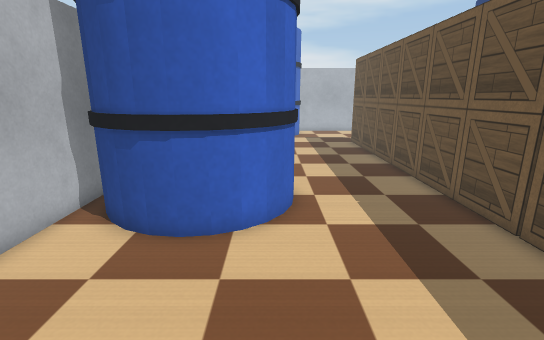
[1] (above)

12 first-person views from a walk through a world built for the Webots simulator. The camera is 0.34 m above the floor, tilts 14° down and sees 85° across. The floor is counted in squares, 0.1 m on a side. Each view is taken from the middle of a square. On the plan, view 1 faces up. The plan holds only what a view shows up to about 20 squares ahead; the rest is blank. The place goes on beyond the plan. Robots are left out. Webots' stock objects and surfaces are drawn as simple stand-ins.

[2]
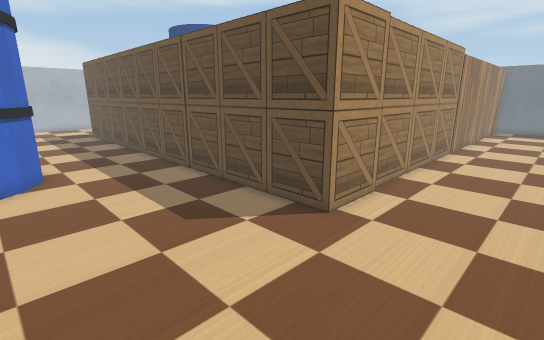

[3]
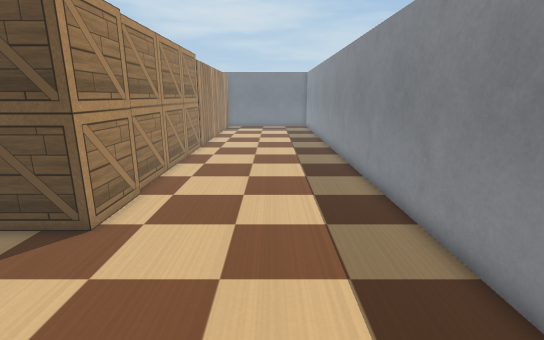

[4]
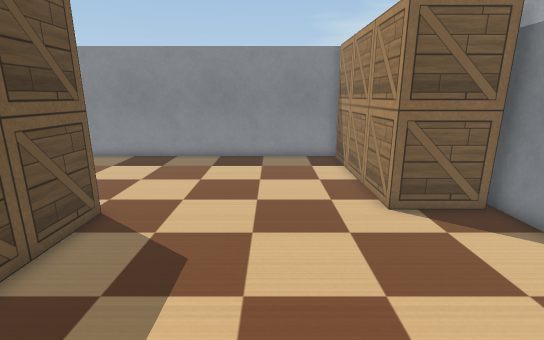

[5]
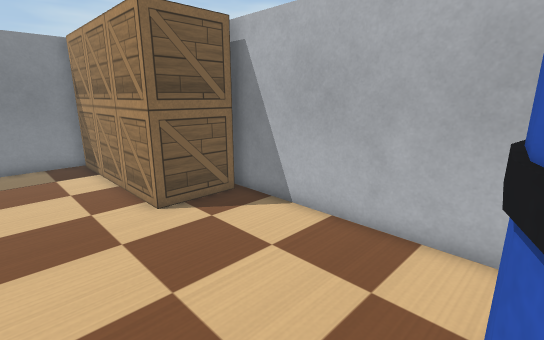

[6]
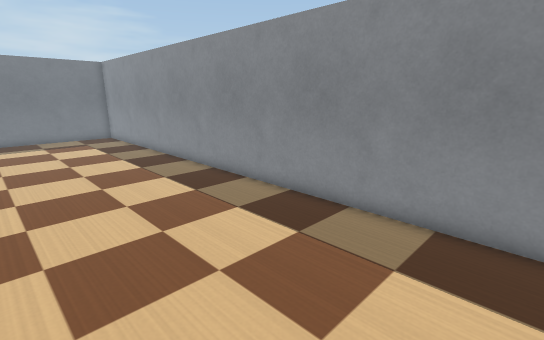

[7]
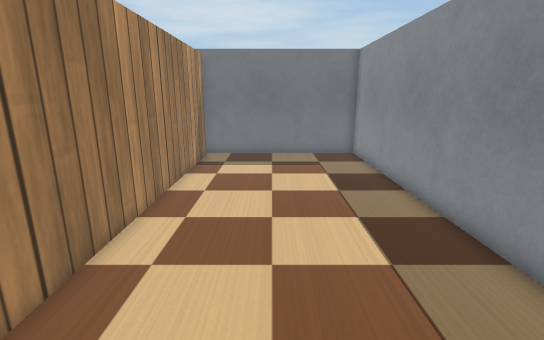

[8]
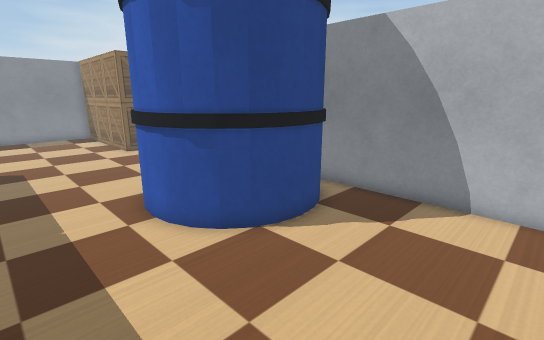

[9]
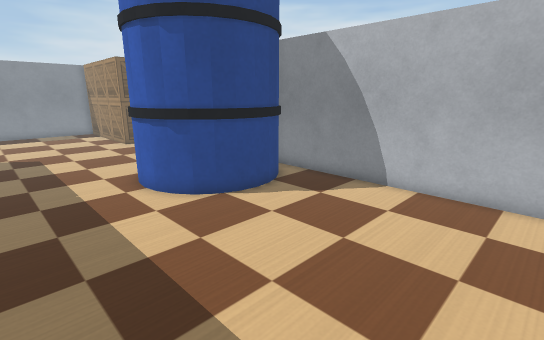

[10]
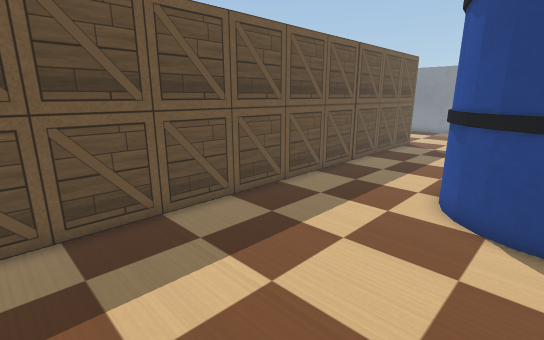

[11]
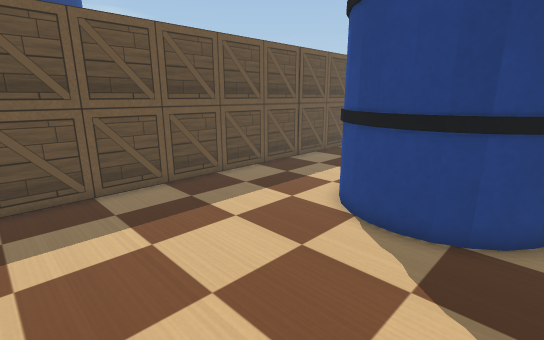

[12]
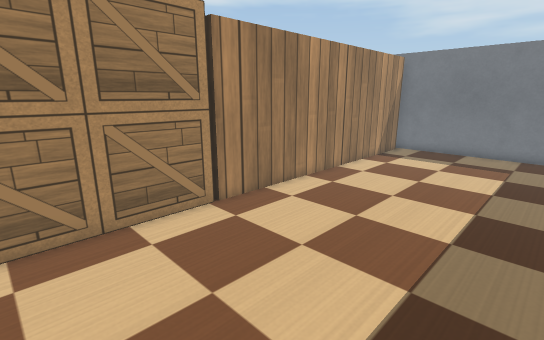

### Floor plan
Key: @ floor where view 1 was taken; # wall or solid block; . floor; B wooden box; A barrel.
Columns run from 6 left of view 1 to 34 right of it. Each row starts with its distance up from view 1.
 21 #......  ...B
 20 #...........B
 19 #...........B     A
 18 #...........B     A
 17 #...........B     A
 16 #...........B     AA
 15 #...........B      A
 14 #...........B
 13 #.AAAA......B
 12 #AA  AA.....B
 11 #A    AA....B
 10 #      A....B
  9 #     AA....B
  8 #AA   A.....B
  7 #.AAAAA.....B
  6 #...........B
  5 #...........B
  4 #...........B
  3 #...........B
  2 #...........B
  1 #...........B
  0 #.....@.....B
 -1 #...........BBBBBBBBBBBBBB###############
 -2 #BBB....................................#
 -3    B....................................#
 -4    B....................................#
 -5    B....................................#
 -6    B....................................#
 -7    B....................................#
 -8    B....................................#
 -9    B....................................#
-10    ######################################

Where each view was taken, in squares from view 1:
view 1: 0 up, 0 right, facing up
view 2: 6 down, 1 left, facing up-right
view 3: 6 down, 1 left, facing right
view 4: 7 up, 1 right, facing down
view 5: 7 up, 1 right, facing down-left
view 6: 2 down, 7 right, facing down-right
view 7: 5 down, 16 right, facing right
view 8: 18 up, 4 right, facing down-left
view 9: 21 up, 5 right, facing down-left
view 10: 21 up, 2 left, facing down-right
view 11: 20 up, 5 left, facing down-right
view 12: 9 down, 14 right, facing up-right
